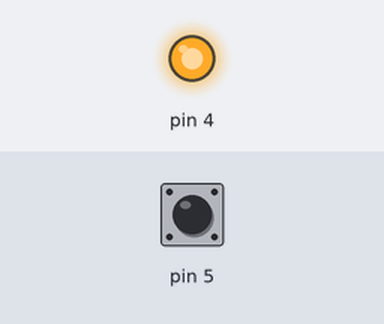
Recording of a sketch running on a simulated Arduino Uno, built with avr-gcc and run on an emulated ATmega328P. Parts: output pins drawn as LEDs (lit = HIGH). Inputs (shaded band) come from the test bench; at power-on: pin 5 HIGH.

Above: at 0.1 s.
At 1.1 s:
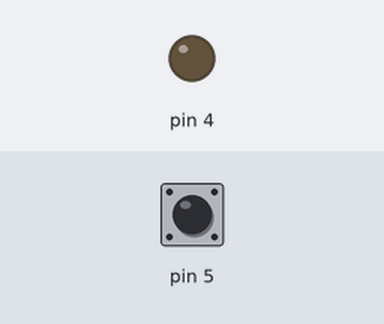
Timing chart, 0 to 2.6 s (numbered marks = the images above):
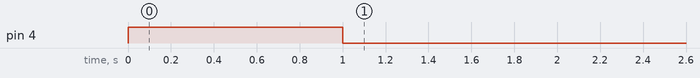

The sketch:

buttons.ino
```cpp
void setup() {
  Serial.begin(9600);

  pinMode(4, OUTPUT);
  pinMode(5, INPUT_PULLUP);

  digitalWrite(4, HIGH);
  delay(1000);
  digitalWrite(4, LOW);
}

void loop() {
  int state = digitalRead(5);
  if(state == 0){
    digitalWrite(4, HIGH);
  } else {
    digitalWrite(4, LOW);
  }
}
```
